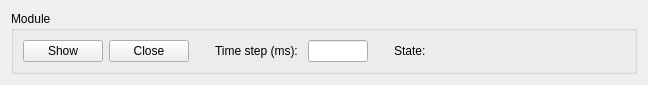
<?xml version="1.0" encoding="UTF-8"?>
<ui version="4.0">
 <class>moduleWidget</class>
 <widget class="QWidget" name="moduleWidget">
  <property name="geometry">
   <rect>
    <x>0</x>
    <y>0</y>
    <width>648</width>
    <height>74</height>
   </rect>
  </property>
  <property name="windowTitle">
   <string>stateWidget</string>
  </property>
  <layout class="QGridLayout" name="gridLayout">
   <item row="1" column="0">
    <widget class="QGroupBox" name="grpBox">
     <property name="font">
      <font>
       <weight>50</weight>
       <bold>false</bold>
      </font>
     </property>
     <property name="title">
      <string>Module</string>
     </property>
     <property name="checkable">
      <bool>false</bool>
     </property>
     <layout class="QHBoxLayout" name="horizontalLayout">
      <item>
       <widget class="QPushButton" name="btnShow">
        <property name="maximumSize">
         <size>
          <width>80</width>
          <height>16777215</height>
         </size>
        </property>
        <property name="text">
         <string>Show</string>
        </property>
       </widget>
      </item>
      <item>
       <widget class="QPushButton" name="btnClose">
        <property name="maximumSize">
         <size>
          <width>80</width>
          <height>16777215</height>
         </size>
        </property>
        <property name="text">
         <string>Close</string>
        </property>
       </widget>
      </item>
      <item>
       <spacer name="horizontalSpacer">
        <property name="orientation">
         <enum>Qt::Horizontal</enum>
        </property>
        <property name="sizeType">
         <enum>QSizePolicy::Fixed</enum>
        </property>
        <property name="sizeHint" stdset="0">
         <size>
          <width>20</width>
          <height>20</height>
         </size>
        </property>
       </spacer>
      </item>
      <item>
       <widget class="QLabel" name="label">
        <property name="text">
         <string>Time step (ms): </string>
        </property>
       </widget>
      </item>
      <item>
       <widget class="QLineEdit" name="editTimeStepMillis">
        <property name="maximumSize">
         <size>
          <width>60</width>
          <height>16777215</height>
         </size>
        </property>
       </widget>
      </item>
      <item>
       <spacer name="horizontalSpacer_2">
        <property name="orientation">
         <enum>Qt::Horizontal</enum>
        </property>
        <property name="sizeType">
         <enum>QSizePolicy::Fixed</enum>
        </property>
        <property name="sizeHint" stdset="0">
         <size>
          <width>20</width>
          <height>20</height>
         </size>
        </property>
       </spacer>
      </item>
      <item>
       <widget class="QLabel" name="label_2">
        <property name="text">
         <string>State:</string>
        </property>
       </widget>
      </item>
      <item>
       <widget class="QLabel" name="lblState">
        <property name="minimumSize">
         <size>
          <width>100</width>
          <height>0</height>
         </size>
        </property>
        <property name="text">
         <string>&lt;state&gt;</string>
        </property>
       </widget>
      </item>
      <item>
       <spacer name="horizontalSpacer_3">
        <property name="orientation">
         <enum>Qt::Horizontal</enum>
        </property>
        <property name="sizeHint" stdset="0">
         <size>
          <width>40</width>
          <height>20</height>
         </size>
        </property>
       </spacer>
      </item>
     </layout>
    </widget>
   </item>
  </layout>
 </widget>
 <resources/>
 <connections/>
</ui>
